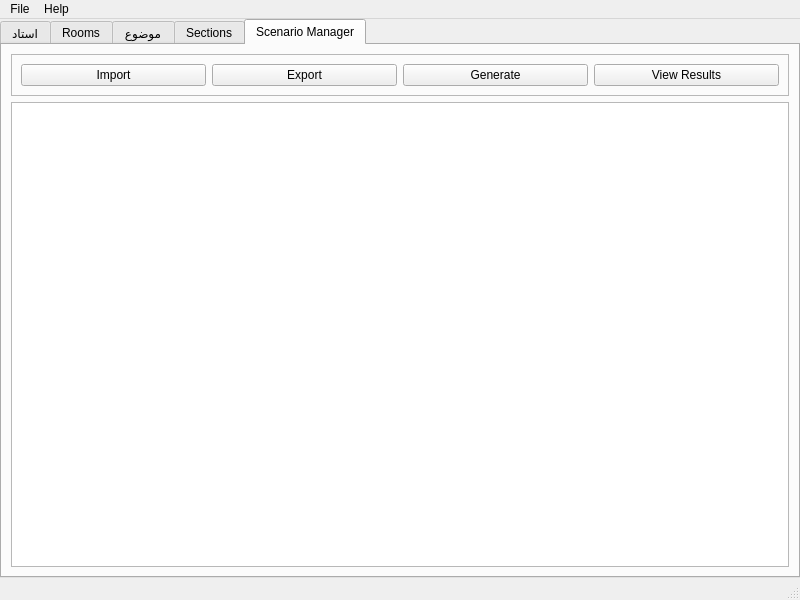
<?xml version="1.0" encoding="UTF-8"?>
<ui version="4.0">
 <class>MainWindow</class>
 <widget class="QMainWindow" name="MainWindow">
  <property name="windowModality">
   <enum>Qt::NonModal</enum>
  </property>
  <property name="geometry">
   <rect>
    <x>0</x>
    <y>0</y>
    <width>800</width>
    <height>600</height>
   </rect>
  </property>
  <property name="sizePolicy">
   <sizepolicy hsizetype="Maximum" vsizetype="Maximum">
    <horstretch>0</horstretch>
    <verstretch>0</verstretch>
   </sizepolicy>
  </property>
  <property name="minimumSize">
   <size>
    <width>800</width>
    <height>600</height>
   </size>
  </property>
  <property name="maximumSize">
   <size>
    <width>16777215</width>
    <height>16777215</height>
   </size>
  </property>
  <property name="windowTitle">
   <string>GA Class Scheduler</string>
  </property>
  <widget class="QWidget" name="centralwidget">
   <property name="minimumSize">
    <size>
     <width>711</width>
     <height>526</height>
    </size>
   </property>
   <layout class="QVBoxLayout" name="verticalLayout">
    <property name="spacing">
     <number>0</number>
    </property>
    <property name="leftMargin">
     <number>0</number>
    </property>
    <property name="topMargin">
     <number>0</number>
    </property>
    <property name="rightMargin">
     <number>0</number>
    </property>
    <property name="bottomMargin">
     <number>0</number>
    </property>
    <item>
     <widget class="QTabWidget" name="tabWidget">
      <property name="font">
       <font>
        <weight>50</weight>
        <bold>false</bold>
       </font>
      </property>
      <property name="styleSheet">
       <string notr="true"/>
      </property>
      <property name="tabPosition">
       <enum>QTabWidget::North</enum>
      </property>
      <property name="tabShape">
       <enum>QTabWidget::Rounded</enum>
      </property>
      <property name="currentIndex">
       <number>4</number>
      </property>
      <widget class="QWidget" name="tabInstructors">
       <property name="whatsThis">
        <string>&lt;html&gt;&lt;head/&gt;&lt;body&gt;&lt;p&gt;&lt;br/&gt;&lt;/p&gt;&lt;/body&gt;&lt;/html&gt;</string>
       </property>
       <attribute name="title">
        <string>استاد</string>
       </attribute>
       <layout class="QVBoxLayout" name="verticalLayout_2">
        <item>
         <widget class="QFrame" name="frame">
          <property name="frameShape">
           <enum>QFrame::StyledPanel</enum>
          </property>
          <property name="frameShadow">
           <enum>QFrame::Raised</enum>
          </property>
          <layout class="QHBoxLayout" name="horizontalLayout">
           <item>
            <widget class="QPushButton" name="btnInstrAdd">
             <property name="text">
              <string>Add Instructor</string>
             </property>
            </widget>
           </item>
           <item>
            <widget class="QPushButton" name="btnInstrImport">
             <property name="text">
              <string>Import from CSV</string>
             </property>
            </widget>
           </item>
          </layout>
         </widget>
        </item>
        <item>
         <widget class="QTreeView" name="treeInstr"/>
        </item>
       </layout>
      </widget>
      <widget class="QWidget" name="tabRooms">
       <attribute name="title">
        <string>Rooms</string>
       </attribute>
       <layout class="QVBoxLayout" name="verticalLayout_3">
        <item>
         <widget class="QFrame" name="frame_2">
          <property name="frameShape">
           <enum>QFrame::StyledPanel</enum>
          </property>
          <property name="frameShadow">
           <enum>QFrame::Raised</enum>
          </property>
          <layout class="QHBoxLayout" name="horizontalLayout_2">
           <item>
            <widget class="QPushButton" name="btnRoomAdd">
             <property name="text">
              <string>اضافه کردن اتاق</string>
             </property>
            </widget>
           </item>
           <item>
            <widget class="QPushButton" name="btnRoomImport">
             <property name="text">
              <string>اضافه کردن از فایل CSV</string>
             </property>
            </widget>
           </item>
          </layout>
         </widget>
        </item>
        <item>
         <widget class="QTreeView" name="treeRoom"/>
        </item>
       </layout>
      </widget>
      <widget class="QWidget" name="tabSubjects">
       <attribute name="title">
        <string>موضوع</string>
       </attribute>
       <layout class="QVBoxLayout" name="verticalLayout_4">
        <item>
         <widget class="QFrame" name="frame_3">
          <property name="frameShape">
           <enum>QFrame::StyledPanel</enum>
          </property>
          <property name="frameShadow">
           <enum>QFrame::Raised</enum>
          </property>
          <layout class="QHBoxLayout" name="horizontalLayout_3">
           <item>
            <widget class="QPushButton" name="btnSubjAdd">
             <property name="text">
              <string>اضافه کردن موضوع</string>
             </property>
            </widget>
           </item>
           <item>
            <widget class="QPushButton" name="btnSubjImport">
             <property name="text">
              <string>اضافه کردن از فایل CSV</string>
             </property>
            </widget>
           </item>
          </layout>
         </widget>
        </item>
        <item>
         <widget class="QTreeView" name="treeSubj"/>
        </item>
       </layout>
      </widget>
      <widget class="QWidget" name="tabSections">
       <attribute name="title">
        <string>Sections</string>
       </attribute>
       <layout class="QVBoxLayout" name="verticalLayout_5">
        <item>
         <widget class="QFrame" name="frame_4">
          <property name="frameShape">
           <enum>QFrame::StyledPanel</enum>
          </property>
          <property name="frameShadow">
           <enum>QFrame::Raised</enum>
          </property>
          <layout class="QHBoxLayout" name="horizontalLayout_4">
           <item>
            <widget class="QPushButton" name="btnSecAdd">
             <property name="text">
              <string>Add Section</string>
             </property>
            </widget>
           </item>
           <item>
            <widget class="QPushButton" name="btnSecImport">
             <property name="text">
              <string>Import from CSV</string>
             </property>
            </widget>
           </item>
          </layout>
         </widget>
        </item>
        <item>
         <widget class="QTreeView" name="treeSec"/>
        </item>
       </layout>
      </widget>
      <widget class="QWidget" name="tabScenario">
       <property name="sizePolicy">
        <sizepolicy hsizetype="Preferred" vsizetype="Preferred">
         <horstretch>0</horstretch>
         <verstretch>0</verstretch>
        </sizepolicy>
       </property>
       <attribute name="title">
        <string>Scenario Manager</string>
       </attribute>
       <layout class="QVBoxLayout" name="verticalLayout_6" stretch="0,0">
        <property name="sizeConstraint">
         <enum>QLayout::SetDefaultConstraint</enum>
        </property>
        <item>
         <widget class="QFrame" name="frame_5">
          <property name="frameShape">
           <enum>QFrame::StyledPanel</enum>
          </property>
          <property name="frameShadow">
           <enum>QFrame::Raised</enum>
          </property>
          <layout class="QHBoxLayout" name="horizontalLayout_5">
           <item>
            <widget class="QPushButton" name="btnScenImport">
             <property name="text">
              <string>Import</string>
             </property>
            </widget>
           </item>
           <item>
            <widget class="QPushButton" name="btnScnExport">
             <property name="text">
              <string>Export</string>
             </property>
            </widget>
           </item>
           <item>
            <widget class="QPushButton" name="btnScenGenerate">
             <property name="text">
              <string>Generate</string>
             </property>
            </widget>
           </item>
           <item>
            <widget class="QPushButton" name="btnScenResult">
             <property name="text">
              <string>View Results</string>
             </property>
            </widget>
           </item>
          </layout>
         </widget>
        </item>
        <item>
         <widget class="QTreeView" name="treeScen"/>
        </item>
       </layout>
      </widget>
     </widget>
    </item>
   </layout>
  </widget>
  <widget class="QMenuBar" name="menubar">
   <property name="geometry">
    <rect>
     <x>0</x>
     <y>0</y>
     <width>800</width>
     <height>21</height>
    </rect>
   </property>
   <widget class="QMenu" name="menuFile">
    <property name="title">
     <string>File</string>
    </property>
    <addaction name="actionNew"/>
    <addaction name="actionOpen"/>
    <addaction name="actionSave"/>
    <addaction name="actionSave_As"/>
    <addaction name="separator"/>
    <addaction name="actionSettings"/>
    <addaction name="separator"/>
    <addaction name="actionExit"/>
   </widget>
   <widget class="QMenu" name="menuHelp">
    <property name="title">
     <string>Help</string>
    </property>
    <addaction name="actionInstructions"/>
    <addaction name="actionAbout"/>
   </widget>
   <addaction name="menuFile"/>
   <addaction name="menuHelp"/>
  </widget>
  <widget class="QStatusBar" name="statusbar"/>
  <action name="actionNew">
   <property name="text">
    <string>New</string>
   </property>
  </action>
  <action name="actionOpen">
   <property name="text">
    <string>Open</string>
   </property>
  </action>
  <action name="actionSave">
   <property name="text">
    <string>Save</string>
   </property>
  </action>
  <action name="actionSave_As">
   <property name="text">
    <string>Save As</string>
   </property>
  </action>
  <action name="actionSettings">
   <property name="text">
    <string>Settings</string>
   </property>
  </action>
  <action name="actionExit">
   <property name="text">
    <string>Exit</string>
   </property>
  </action>
  <action name="actionAdd_Instructor">
   <property name="text">
    <string>Add Instructor</string>
   </property>
  </action>
  <action name="actionView_Instructors">
   <property name="text">
    <string>View Instructors</string>
   </property>
  </action>
  <action name="actionAdd_Room">
   <property name="text">
    <string>Add Room</string>
   </property>
  </action>
  <action name="actionView_Rooms">
   <property name="text">
    <string>View Rooms</string>
   </property>
  </action>
  <action name="actionAdd_Subject">
   <property name="text">
    <string>Add Subject</string>
   </property>
  </action>
  <action name="actionView_Subjects">
   <property name="text">
    <string>View Subjects</string>
   </property>
  </action>
  <action name="actionAdd_Sections">
   <property name="text">
    <string>Add Sections</string>
   </property>
  </action>
  <action name="actionView_Sections">
   <property name="text">
    <string>View Sections</string>
   </property>
  </action>
  <action name="actionImport">
   <property name="text">
    <string>Import</string>
   </property>
  </action>
  <action name="actionExport">
   <property name="text">
    <string>Export</string>
   </property>
  </action>
  <action name="actionView_Results">
   <property name="text">
    <string>View Results</string>
   </property>
  </action>
  <action name="actionGenerate">
   <property name="text">
    <string>Generate</string>
   </property>
  </action>
  <action name="actionImport_2">
   <property name="text">
    <string>Import</string>
   </property>
  </action>
  <action name="actionExport_2">
   <property name="text">
    <string>Export</string>
   </property>
  </action>
  <action name="actionScenario_Summary">
   <property name="text">
    <string>Scenario Summary</string>
   </property>
  </action>
  <action name="actionGenerate_2">
   <property name="text">
    <string>Generate</string>
   </property>
  </action>
  <action name="actionView_Results_2">
   <property name="text">
    <string>View Results</string>
   </property>
  </action>
  <action name="actionInstructions">
   <property name="text">
    <string>Instructions</string>
   </property>
  </action>
  <action name="actionAbout">
   <property name="text">
    <string>About</string>
   </property>
  </action>
 </widget>
 <resources>
  <include location="../../PyQTTesting/testing.qrc"/>
 </resources>
 <connections/>
</ui>
